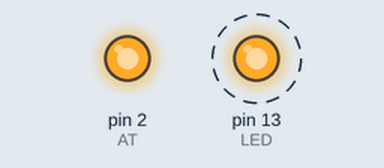
Recording of a sketch running on a simulated Arduino Uno, built with avr-gcc and run on an emulated ATmega328P. On the bench: output pins drawn as LEDs (lit = HIGH). Dashed ring = blinking. What the sketch prints to the serial monitor is not drawn.

Above: at 0.8 s.
Timing chart, 0 to 3.6 s (numbered marks = the images above):
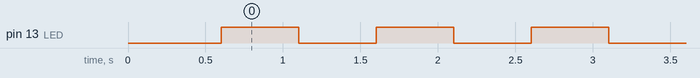

Measured:
- by itself, pin 13 (LED): alternates HIGH for 0.50 s and LOW for 0.50 s

The sketch:

bluebooth.ino
```cpp
#define AT 2
#define LED 13
void setup()
{
       pinMode(LED,OUTPUT);
       pinMode(AT,OUTPUT);
       digitalWrite(AT,HIGH);
       Serial.begin(9600);//这里应该和你的模块通信波特率一致
       delay(100);
       Serial.println("AT");
       delay(100);
       Serial.println("AT+NAME=OPENJUMPER-Bluetooth");//命名模块名
       delay(100);
       Serial.println("AT+ROLE=0");//设置主从模式：0从机，1主机
       delay(100);
       Serial.println("AT+PSWD=1234");//设置配对密码，如1234
       delay(100);
       Serial.println("AT+UART=4800,0,0");//设置波特率9600，停止位1，校验位无
       delay(100);
       Serial.println("AT+RMAAD");//清空配对列表
}
void loop()
{
       digitalWrite(LED, HIGH);
       delay(500);
       digitalWrite(LED, LOW);
       delay(500);
}
```
